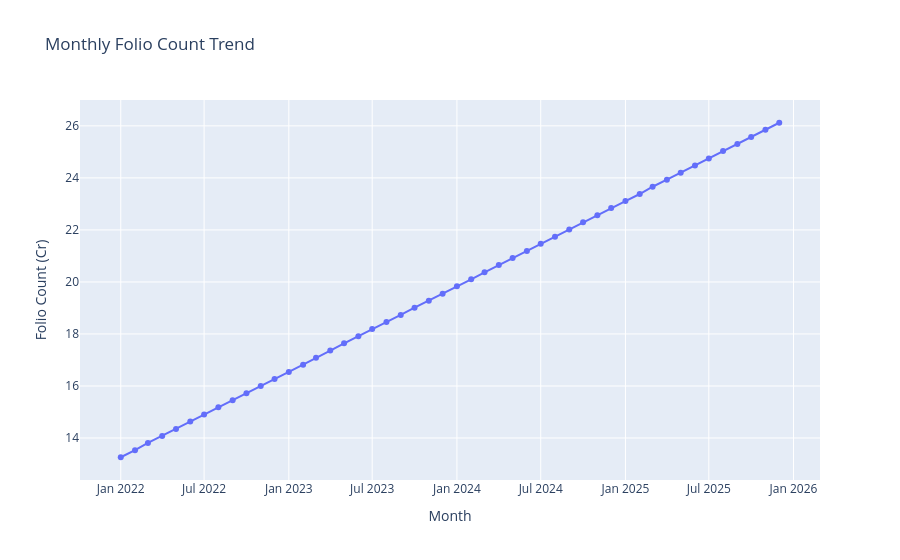

Source (notebook cell):
### Code cell
import plotly.express as px

fig = px.line(
    folio,
    x="Month",
    y="Folio_Cr",
    title="Monthly Folio Count Trend",
    markers=True
)

fig.update_layout(
    xaxis_title="Month",
    yaxis_title="Folio Count (Cr)"
)

fig.show()
fig.write_image("../reports/folio_growth.png")

### Figure 1 — Plotly figure (JSON) as saved in the notebook; plotly's stock layout.template omitted (floating-point values rounded to 4 significant figures)
{"data": [{"hovertemplate": "Month=%{x}<br>Folio_Cr=%{y}<extra></extra>", "legendgroup": "", "line": {"color": "#636efa", "dash": "solid"}, "marker": {"symbol": "circle"}, "mode": "lines+markers", "name": "", "orientation": "v", "showlegend": false, "type": "scatter", "x": ["2022-01", "2022-02", "2022-03", "2022-04", "2022-05", "2022-06", "2022-07", "2022-08", "2022-09", "2022-10", "2022-11", "2022-12", "2023-01", "2023-02", "2023-03", "2023-04", "2023-05", "2023-06", "2023-07", "2023-08", "2023-09", "2023-10", "2023-11", "2023-12", "2024-01", "2024-02", "2024-03", "2024-04", "2024-05", "2024-06", "2024-07", "2024-08", "2024-09", "2024-10", "2024-11", "2024-12", "2025-01", "2025-02", "2025-03", "2025-04", "2025-05", "2025-06", "2025-07", "2025-08", "2025-09", "2025-10", "2025-11", "2025-12"], "xaxis": "x", "y": [13.26, 13.53, 13.81, 14.08, 14.35, 14.63, 14.9, 15.18, 15.45, 15.72, 16.0, 16.27, 16.54, 16.82, 17.09, 17.36, 17.64, 17.91, 18.19, 18.46, 18.73, 19.01, 19.28, 19.55, 19.83, 20.1, 20.37, 20.65, 20.92, 21.19, 21.47, 21.74, 22.02, 22.29, 22.56, 22.84, 23.11, 23.38, 23.66, 23.93, 24.2, 24.48, 24.75, 25.03, 25.3, 25.57, 25.85, 26.12], "yaxis": "y"}], "layout": {"legend": {"tracegroupgap": 0}, "title": {"text": "Monthly Folio Count Trend"}, "xaxis": {"anchor": "y", "domain": [0, 1], "title": {"text": "Month"}}, "yaxis": {"anchor": "x", "domain": [0, 1], "title": {"text": "Folio Count (Cr)"}}}}
